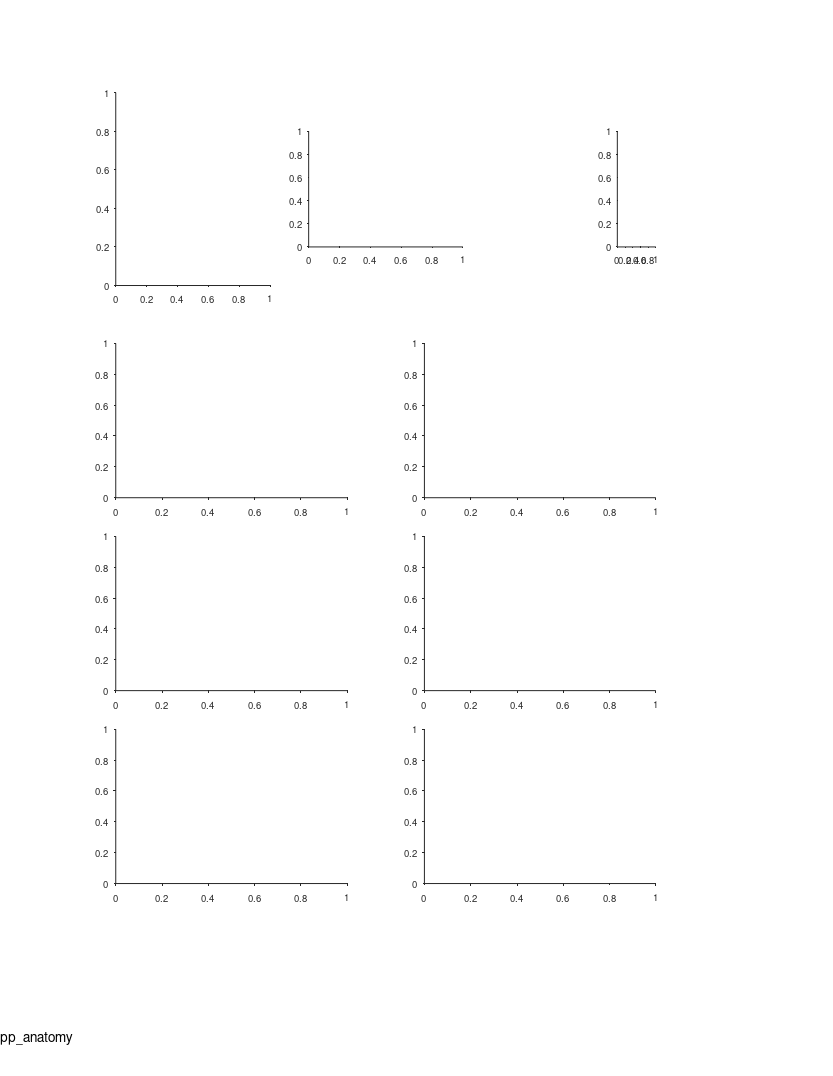

This figure's MATLAB source: (Note: this script raises an error after producing the figure.)
%% Large Scale - fig. supp - functional anatomy

%%
clear 
clc

%% define output files
res_dir = 'L:\paper_figures';
mkdir(res_dir)
fig_name_str = 'fig_supp_anatomy';
fig_caption_str = 'Functional anatomy';
log_name_str = [fig_name_str '_log_file' '.txt'];
log_name_str = strrep(log_name_str , ':', '-');
log_name_str = strrep(log_name_str , ' ', '_');
log_name_out = fullfile(res_dir, log_name_str);

%% open log file
diary off
diary(log_name_out)
diary on
disp('Log file');
disp(['created: ', datestr(clock)]);
disp('======================================================');
disp([fig_name_str ':' fig_caption_str]);
disp('======================================================');
disp('');

%% create figure
% =========================================================================
% figure_size_cm = [21.0 29.7]; % ~A4
figure_size_cm = [21.6 27.9]; % ~US letter
figure ;
% Some WYSIWYG options:
set(gcf,'DefaultAxesFontSize',7);
set(gcf,'DefaultAxesFontName','helvetica');
set(gcf,'DefaultAxesUnits','centimeters');
set(gcf,'PaperType','usletter')
% set(gcf,'PaperType','<custom>');
set(gcf,'PaperUnits','centimeters','PaperPosition',[0 0 figure_size_cm]);
set(gcf,'PaperOrientation','portrait');
set(gcf,'Units','centimeters','Position',get(gcf,'paperPosition')+[0 0 0 0]); % position on screen...
set(gcf, 'Renderer', 'painters');
set(groot, 'defaultAxesTickDir', 'out');
set(groot,  'defaultAxesTickDirMode', 'manual');
annotation('textbox', [0.5 1 0 0], 'String',fig_name_str, 'HorizontalAlignment','center','Interpreter','none', 'FitBoxToText','on');
pause(0.2); % workaround to solve matlab automatically changing the axes positions...

% create panels
panel_A_size = [4 5];
panel_BCD_size = [6 4];
panel_A(1) = axes('position', [ 3 20.5 panel_A_size]);
panel_A(2) = axes('position', [ 8 21.5 4 3]);
panel_B(1) = axes('position', [ 3 15 panel_BCD_size]);
panel_B(2) = axes('position', [11 15 panel_BCD_size]);
panel_C(1) = axes('position', [ 3 10 panel_BCD_size]);
panel_C(2) = axes('position', [11 10 panel_BCD_size]);
panel_D(1) = axes('position', [ 3  5 panel_BCD_size]);
panel_D(2) = axes('position', [11  5 panel_BCD_size]);
panel_legend = axes('position', [16 21.5 1 3]);

%% load population data
% =========================================================================
prm = PARAMS_GetAll();
cells_t = DS_get_cells_summary();
bats = [79,148,34,9861,2289];
cells_t(~ismember(cells_t.bat, bats ),:) = [];
cells = cellfun(@(c)(cell_load_data(c,'details')), cells_t.cell_ID, 'UniformOutput',0);
cells = [cells{:}];
cells = [cells.details];
cells(~contains({cells.brain_area}, 'CA1')) = [];
cells(~ismember([cells.ClusterQuality], [2])) = [];
cells = cellfun(@(c)(cell_load_data(c,'details','stats')), {cells.cell_ID}, 'UniformOutput',0);
cells = [cells{:}];
cells_details = [cells.details];
cells_ID = {cells_details.cell_ID};
stats = [cells.stats];
stats = [stats.all];
cells_ID([stats.meanFR_all]>prm.inclusion.interneuron_FR_thr)=[];
clear cells stats cells_details cells_t
cells = cellfun(@(c)(cell_load_data(c,'details','stats','meanFR','stats','inclusion','signif','fields','FR_map')), cells_ID, 'UniformOutput',0);
cells = [cells{:}];
whos cells

load('L:\TTs_position\atlas_coordinates_Tamir_sep2019.mat');
load('L:\TTs_position\Prox2dist_curve.mat');

%% get population stats
pop_stats = cat(1,cells.stats);
pop_stats_dir = cat(1,pop_stats.dir);
pop_signif = cat(1,cells.signif);
pop_signif_TF = arrayfun(@(x)(x.TF), pop_signif);
signif_both_dir_IX = all(pop_signif_TF,2);
signif_at_least_one_dir_IX = any(pop_signif_TF,2);
pop_details = cat(1,cells.details);
pop_bat_number = [pop_details.bat];
color_by_bat = 1;
if color_by_bat 
    pop_bat_color = arrayfun(@(x)(prm.graphics.colors.bats(x)),pop_bat_number,'UniformOutput',0);
else
    pop_bat_color = arrayfun(@(x)([0 0 0]),pop_bat_number,'UniformOutput',0);
end

%% legend panel
axes(panel_legend);
cla
hold on
prm = PARAMS_GetAll();
bats_colors = prm.graphics.colors.bats;
for ii_bat = 1:length(bats)
    bat_num = bats(ii_bat);
    c = bats_colors(bat_num);
    scatter(1,ii_bat,9,c);
    text(0.6, ii_bat, sprintf('bat %d',bat_num), 'FontSize',7,'HorizontalAlignment','right');
end
xlim([0 1]);
ylim([1 length(bats)]);
set(gca,'Visible','off');

%% panel A - plot TT positions (only with signif cells!)
axes(panel_A(1));
cla
hold on
text(-0.3,1.1, 'A', 'Units','normalized','FontWeight','bold');

axis ij
plot(Prox2dist_curve(1,:),Prox2dist_curve(2,:), 'k');
% plot([0 Prox2dist_curve(1,1)], Prox2dist_curve(2,[1 1]),'k')
% plot([0 Prox2dist_curve(1,end)], Prox2dist_curve(2,[end end]),'k')

cells_signif = pop_details(signif_at_least_one_dir_IX);
cells_signif_color = {pop_bat_color{signif_at_least_one_dir_IX}};
[C,IA,IC] = unique({cells_signif.TT_ID});
TT_pos = cat(1,cells_signif(IA).TT_pos);
TT_pos_color = cat(1,cells_signif_color{IA});
scatter(TT_pos(:,1),TT_pos(:,2), 5, TT_pos_color)

xlim([0,2000])
ylim([0,4000]);
xlabel('Proximo-distal axis (\mum)');
ylabel('Longitudinal axis (\mum)');

%% histology slice example
axes(panel_A(2));
cla
histology_slice_example_file = 'L:\resources\Histology_bat_148_TT1.jpg';
image = imread(histology_slice_example_file);
imshow(image);

%% panels BCD labels
TT_pos_labels = {'Proximo-distal (\mum)';'Longitudinal (\mum)'};
TT_pos_limits = [0 1500; 2000 3000];

%% panel B - plot L/S ratio vs. TT positions (proximo-distal or Longitudinal)
for ii_pos_TT_opt = 1:2
    axes(panel_B(ii_pos_TT_opt));
    cla
    hold on

    cells_signif = pop_details(signif_at_least_one_dir_IX);
    cells_signif_color = {pop_bat_color{signif_at_least_one_dir_IX}};
    stats_signif = [pop_stats(signif_at_least_one_dir_IX).all];
    x = cat(1,cells_signif.TT_pos);
    y = [stats_signif.field_ratio_LS];
    TT_pos_color = cat(1,cells_signif_color{:});
    rng(0);
    h=scatter(x(:,ii_pos_TT_opt)+10*randn(size(x,1),1), y, 5, TT_pos_color);
    % h.Marker = 'x';
    % h.SizeData = 20;
    
    [r,pval_r]     = corr(x(:,ii_pos_TT_opt),y','rows','pairwise','type','Pearson');
    [rho,pval_rho] = corr(x(:,ii_pos_TT_opt),y','rows','pairwise','type','Spearman');
    text(1,1, {sprintf('r=%.2f',r);sprintf('P=%.2f',pval_r)}, ...
        'Units','normalized','HorizontalAlignment','right','VerticalAlignment','top','FontSize',7);
    text(1,0.8, {sprintf('%s=%.2f','\rho',rho);sprintf('P=%.2f',pval_rho)}, ...
        'Units','normalized','HorizontalAlignment','right','VerticalAlignment','top','FontSize',7);
    
    xlim(TT_pos_limits(ii_pos_TT_opt,:))
    ylim([0 15]);
    xlabel(TT_pos_labels{ii_pos_TT_opt});
    ylabel({'Field size ratio';'largest/smallest'},'Units','normalized','Position',[-0.1 0.5]);
end
axes(panel_B(1));
text(-0.2,1.1, 'B', 'Units','normalized','FontWeight','bold');

%% panel C - plot mean Field size vs. TT positions (proximo-distal or Longitudinal)
for ii_pos_TT_opt = 1:2
    axes(panel_C(ii_pos_TT_opt));
    cla
    hold on

    cells_signif = pop_details(signif_at_least_one_dir_IX);
    cells_signif_color = {pop_bat_color{signif_at_least_one_dir_IX}};
    stats_signif = [pop_stats(signif_at_least_one_dir_IX).all];
    x = cat(1,cells_signif.TT_pos);
    y = [stats_signif.field_size_mean];
    TT_pos_color = cat(1,cells_signif_color{:});
    rng(0);
    h=scatter(x(:,ii_pos_TT_opt)+10*randn(size(x,1),1), y, 5, TT_pos_color);
    % h.Marker = 'x';
    % h.SizeData = 20;

    [r,pval_r]     = corr(x(:,ii_pos_TT_opt),y','rows','pairwise','type','Pearson');
    [rho,pval_rho] = corr(x(:,ii_pos_TT_opt),y','rows','pairwise','type','Spearman');
    text(1,1, {sprintf('r=%.2f',r);sprintf('P=%.2f',pval_r)}, ...
        'Units','normalized','HorizontalAlignment','right','VerticalAlignment','top','FontSize',7);
    text(1,0.8, {sprintf('%s=%.2f','\rho',rho);sprintf('P=%.2f',pval_rho)}, ...
        'Units','normalized','HorizontalAlignment','right','VerticalAlignment','top','FontSize',7);
    
    xlim(TT_pos_limits(ii_pos_TT_opt,:))
    ylim([0 20]);
    xlabel(TT_pos_labels{ii_pos_TT_opt});
    ylabel('Averaged field size (m)','Units','normalized','Position',[-0.1 0.5]);
end
axes(panel_C(1));
text(-0.2,1.1, 'C', 'Units','normalized','FontWeight','bold');


%% panel D - plot number of fields vs. TT positions (proximo-distal or Longitudinal)
for ii_pos_TT_opt = 1:2
    axes(panel_D(ii_pos_TT_opt));
    cla
    hold on

    cells_signif = pop_details(signif_at_least_one_dir_IX);
    cells_signif_color = {pop_bat_color{signif_at_least_one_dir_IX}};
    stats_signif = [pop_stats(signif_at_least_one_dir_IX).all];
    x = cat(1,cells_signif.TT_pos);
    y = [stats_signif.field_num];
    TT_pos_color = cat(1,cells_signif_color{:});
    rng(0);
    h=scatter(x(:,ii_pos_TT_opt)+10*randn(size(x,1),1), y, 5, TT_pos_color);
    % h.Marker = 'x';
    % h.SizeData = 20;

    [r,pval_r]     = corr(x(:,ii_pos_TT_opt),y','rows','pairwise','type','Pearson');
    [rho,pval_rho] = corr(x(:,ii_pos_TT_opt),y','rows','pairwise','type','Spearman');
    text(1,1, {sprintf('r=%.2f',r);sprintf('P=%.2f',pval_r)}, ...
        'Units','normalized','HorizontalAlignment','right','VerticalAlignment','top','FontSize',7);
    text(1,0.8, {sprintf('%s=%.2f','\rho',rho);sprintf('P=%.2f',pval_rho)}, ...
        'Units','normalized','HorizontalAlignment','right','VerticalAlignment','top','FontSize',7);
    
    xlim(TT_pos_limits(ii_pos_TT_opt,:))
    ylim([0 40]);
    xlabel(TT_pos_labels{ii_pos_TT_opt});
    ylabel('No. of fields','Units','normalized','Position',[-0.1 0.5]);
end
axes(panel_D(1));
text(-0.2,1.1, 'D', 'Units','normalized','FontWeight','bold');


%%






%%


%% print/save the figure
fig_name_out = fullfile(res_dir, fig_name_str);
print(gcf, fig_name_out, '-dpdf', '-cmyk', '-painters');
% print(gcf, fig_name_out, '-dtiff', '-cmyk', '-painters');
% saveas(gcf , fig_name_out, 'fig');
disp('figure was successfully saved to pdf/tiff/fig formats');
